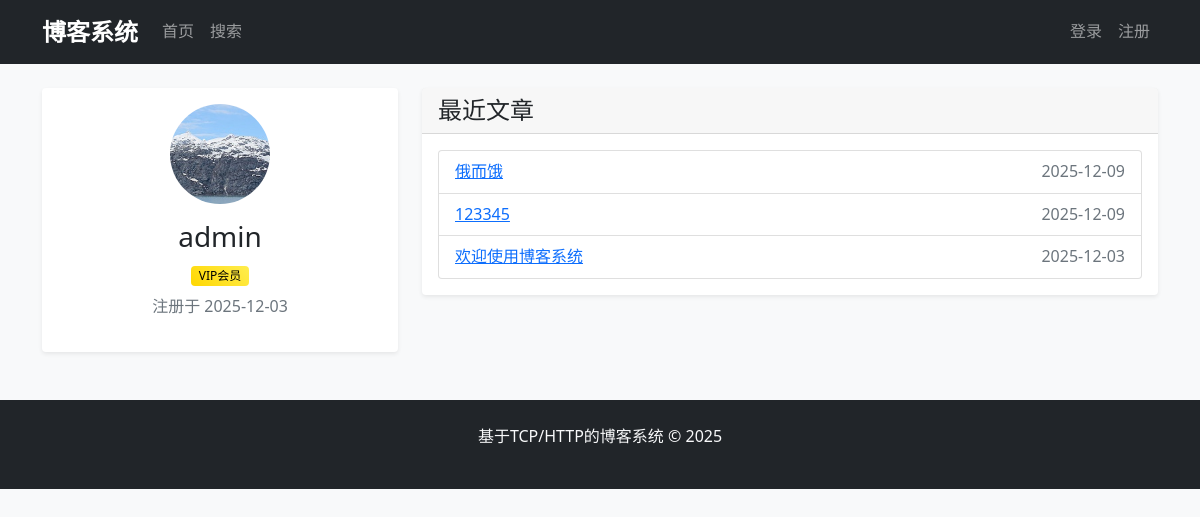
/profile/admin, run on the app's committed database.
### models.py (models this page shows, shortened)
class User(db.Model):
    id = db.Column(db.Integer, primary_key=True)
    username = db.Column(db.String(80), unique=True, nullable=False)
    email = db.Column(db.String(120), unique=True, nullable=False)
    password_hash = db.Column(db.String(128))
    created_at = db.Column(db.DateTime, default=datetime.utcnow)
    is_vip = db.Column(db.Boolean, default=False)
    avatar = db.Column(db.String(200), default=None)
    articles = db.relationship('Article', backref='author', lazy='dynamic')
    comments = db.relationship('Comment', backref='author', lazy='dynamic')
    likes = db.relationship('Like', backref='user', lazy='dynamic')
    wallet_balance = db.Column(db.Integer, default=0)  # 文币余额

class Article(db.Model):
    id = db.Column(db.Integer, primary_key=True)
    title = db.Column(db.String(200), nullable=False)
    content = db.Column(db.Text, nullable=False)
    summary = db.Column(db.String(500))
    category = db.Column(db.String(100))
    tags = db.Column(db.String(200))
    created_at = db.Column(db.DateTime, default=datetime.utcnow)
    updated_at = db.Column(db.DateTime, default=datetime.utcnow)
    user_id = db.Column(db.Integer, db.ForeignKey('user.id'), nullable=False)
    is_private = db.Column(db.Boolean, default=False)
    password = db.Column(db.String(100))
    require_vip = db.Column(db.Boolean, default=False)
    view_count = db.Column(db.Integer, default=0)
    comments = db.relationship('Comment', backref='article', lazy='dynamic')
    likes = db.relationship('Like', backref='article', lazy='dynamic')

### app.py (the view)
@app.route('/profile/<username>')
def profile(username):
    user = User.query.filter_by(username=username).first_or_404()
    articles = Article.query.filter_by(user_id=user.id, is_private=False).order_by(
        Article.created_at.desc()
    ).limit(10).all()
    return render_template('profile.html', user=user, articles=articles)

### app.py (called while the page is built)
@app.before_request
def before_request():
    if request.endpoint and request.endpoint != 'static':
        monitor.record_request()

### utils/network_monitor.py (called while the page is built)
    def record_request(self):
        with self.lock:
            current_time = time.time()
            self.request_times.append(current_time)
            self.active_connections += 1
            cutoff_time = current_time - 60
            self.request_times = [t for t in self.request_times if t > cutoff_time]

### templates/profile.html (shortened to what this page needs)
{% extends "base.html" %}
{% block content %}
<div class="row">
    <div class="col-md-4">
        <div class="card">
            <div class="card-body text-center">
                {% if user.avatar %}
                    <img src="{{ url_for('static', filename=user.avatar) }}"
                         class="rounded-circle mb-3"
                         style="width:100px; height:100px; object-fit:cover;">
                {% else %}
                    <img src="{{ url_for('static', filename='images/默认图像/default.jpg') }}"
                         class="rounded-circle mb-3"
                         style="width:100px; height:100px; object-fit:cover;">
                {% endif %}
                <h3>
                    <a href="{{ url_for('change_avatar', username=user.username) }}"
                       style="text-decoration:none; color:inherit;">
                        {{ user.username }}
                    </a>
                </h3>
                {% if user.is_vip %}
                <span class="badge vip-badge mb-2">VIP会员</span>
                {% endif %}
                <p class="text-muted">注册于 {{ user.created_at.strftime('%Y-%m-%d') }}</p>
            </div>
        </div>
    </div>
    <div class="col-md-8">
        <div class="card">
            <div class="card-header">
                <h4 class="mb-0">最近文章</h4>
            </div>
            <div class="card-body">
                {% if articles %}
                    <ul class="list-group">
                        {% for article in articles %}
                        <li class="list-group-item">
                            <a href="{{ url_for('article_detail', article_id=article.id) }}">
                                {{ article.title }}
                            </a>
                            <span class="text-muted float-end">
                                {{ article.created_at.strftime('%Y-%m-%d') }}
                            </span>
                        </li>
                        {% endfor %}
                    </ul>
                {% else %}
                    <p class="text-muted">暂无公开文章。</p>
                {% endif %}
            </div>
        </div>
    </div>
</div>
{% endblock %}

### static/style.css (style rules this page uses)
body { font-family: 'Segoe UI', Tahoma, Geneva, Verdana, sans-serif; background-color: #f8f9fa; line-height: 1.6; }
.card { border: none; box-shadow: 0 0.125rem 0.25rem rgba(0, 0, 0, 0.075); transition: all 0.3s ease; }
.card-header { font-weight: 600; }
.vip-badge { background: linear-gradient(45deg, #ffd700, #ffed4e); color: #000; font-weight: bold; font-size: 0.75rem; }
.badge { font-size: 0.75rem; font-weight: 500; }

### data on the page
User: avatar (picture), username "admin", created_at "2025-12-03"
Article: title "俄而饿", created_at "2025-12-09"
Article: title "123345", created_at "2025-12-09"
Article: title "欢迎使用博客系统", created_at "2025-12-03"
